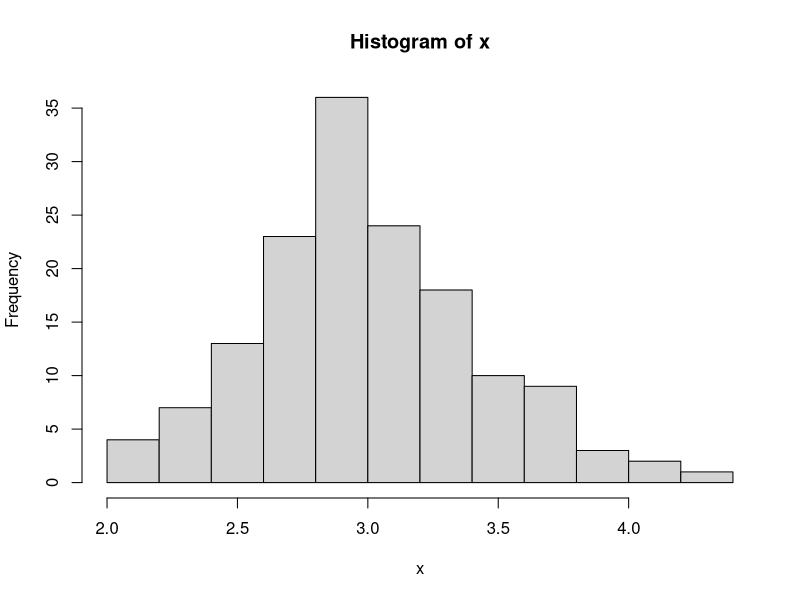
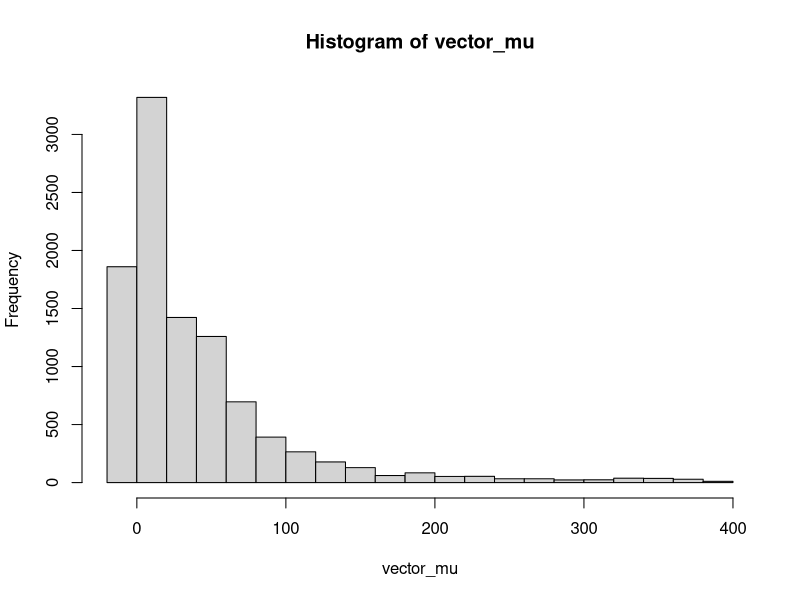
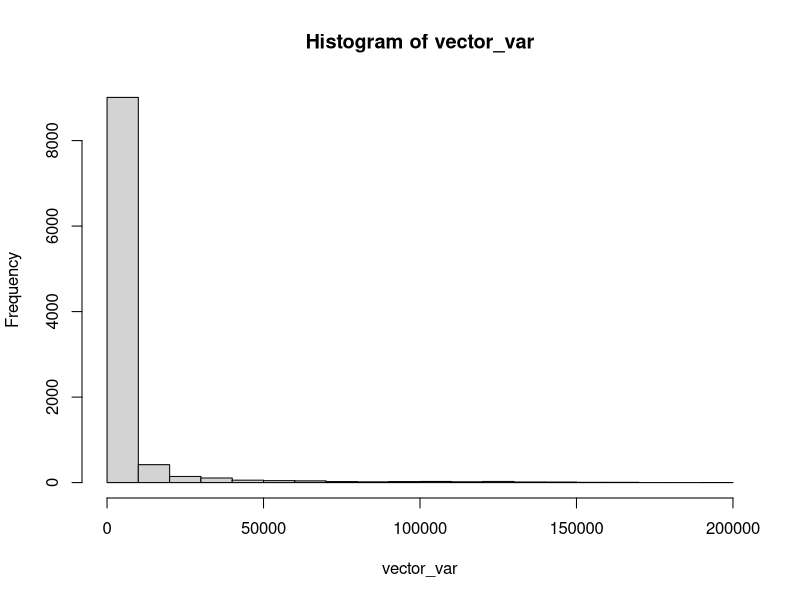

These figures' R source, in order:
fuente<-iris
x<-fuente[[2]]
hist(x)

nsim<-10000
vector_mu<-numeric(nsim)
vector_var<-numeric(nsim)

iniciales<-c(mean(x),1000)

vector_mu[1]<-iniciales[1]
vector_var[1]<-iniciales[2]


for(i in 2:nsim){
  
  vector_mu[i]<-rnorm(1,sum(x)/(1+vector_var[i-1]), 
  sqrt(vector_var[i-1]/(1+vector_var[i-1])))
  suma=0
  for(j in 1:length(x)){
    
    suma=suma+(x[j]-vector_mu[i])*(x[j]-vector_mu[i])
  }
  vector_var[i]<-1/rgamma(1,(length(x)/2)+1,1+suma/2)
}

hist(vector_mu)
hist(vector_var)
